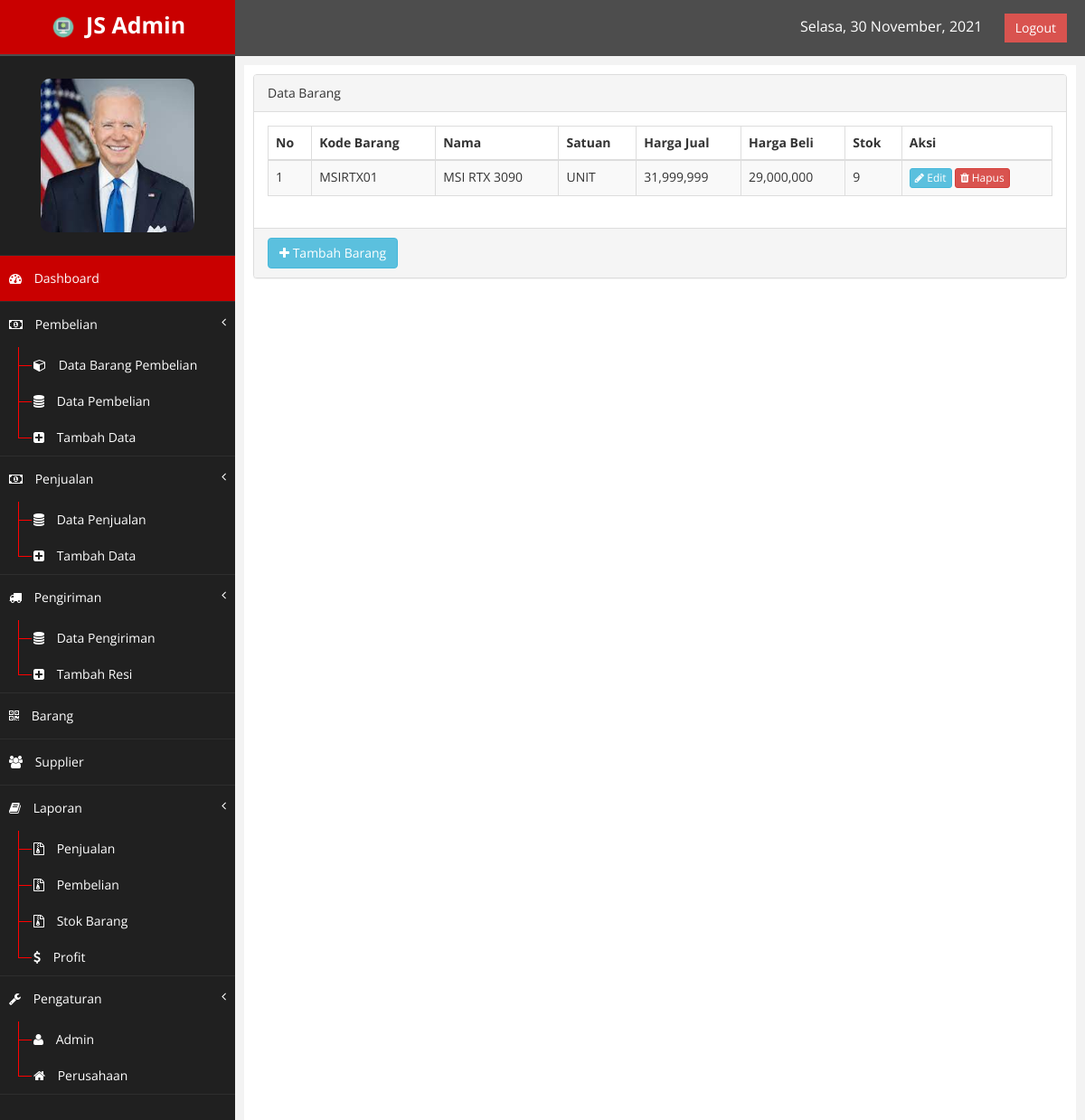
The page /index.php?page=barang (signed in) on the database its author committed.
### tables this page shows
CREATE TABLE IF NOT EXISTS `barang` (
  `kd_barang` varchar(8) NOT NULL,
  `nama_barang` varchar(60) NOT NULL,
  `satuan` varchar(20) NOT NULL,
  `harga_jual` int(15) NOT NULL,
  `harga_beli` int(15) NOT NULL,
  `stok` int(4) NOT NULL,
  `status` enum('1','0') NOT NULL DEFAULT '0',
  PRIMARY KEY (`kd_barang`)
);

### class/class.php (called while the page is built, shortened)
<?php
	class Barang{
		public function tampil_barang(){
			$qry = mysql_query("SELECT * FROM barang ORDER BY nama_barang ASC");
			while ($pecah = mysql_fetch_array($qry)) {
				$data[] = $pecah;
			}
			return $data;
		}
	}
	$barang = new Barang();
?>

### barang.php (the view, shortened to what this page needs)
<div class="row">
    <div class="col-md-12">
        <div class="panel panel-default">
            <div class="panel-heading">
                Data Barang
            </div>
            <div class="panel-body">
                <div class="table">
                    <table class="table table-striped table-bordered table-hover" id="tabelku">
                        <thead>
                            <tr>
                                <th>No</th>
                                <th>Kode Barang</th>
                                <th>Nama</th>
                                <th>Satuan</th>
                                <th>Harga Jual</th>
                                <th>Harga Beli</th>
                                <th>Stok</th>
                                <th>Aksi</th>
                            </tr>
                        </thead>
                        <tbody>
                            <?php
                                $brg = $barang->tampil_barang();
                                foreach ($brg as $index => $data) {
                            ?>
                            <tr class="odd gradeX">
                                <td><?php echo $index + 1; ?></td>
                                <td><?php echo $data['kd_barang']; ?></td>
                                <td><?php echo $data['nama_barang']; ?></td>
                                <td><?php echo $data['satuan']; ?></td>
                                <td><?php echo number_format($data['harga_jual']); ?></td>
                                <td><?php echo number_format($data['harga_beli']); ?></td>
                                <td><?php echo $data['stok']; ?></td>
                                <td>
                                    <a href="index.php?page=ubahbarang&id=<?php echo $data['kd_barang']; ?>" class="btn btn-info btn-xs"><i class="fa fa-pencil"></i> Edit</a>
                                    <a href="index.php?page=barang&hapus=<?php echo $data['kd_barang']; ?>" class="btn btn-danger btn-xs" id="alertHapus"><i class="fa fa-trash"></i> Hapus</a>
                                </td>
                            </tr>
                            <?php } ?>
                        </tbody>
                    </table>
                </div>
            </div>
            <div class="panel-footer">
                <a href="index.php?page=tambahbarang" class="btn btn-info"><i class="fa fa-plus"></i> Tambah Barang</a>
            </div>
        </div>
    </div>
</div>

### assets/css/custom.css (style rules this page uses)
body { font-family: 'Open Sans', sans-serif; }

### rows shown on the page
barang: kd_barang "MSIRTX01", nama_barang "MSI RTX 3090", satuan "UNIT", harga_jual "31,999,999", harga_beli "29,000,000", stok "9"
